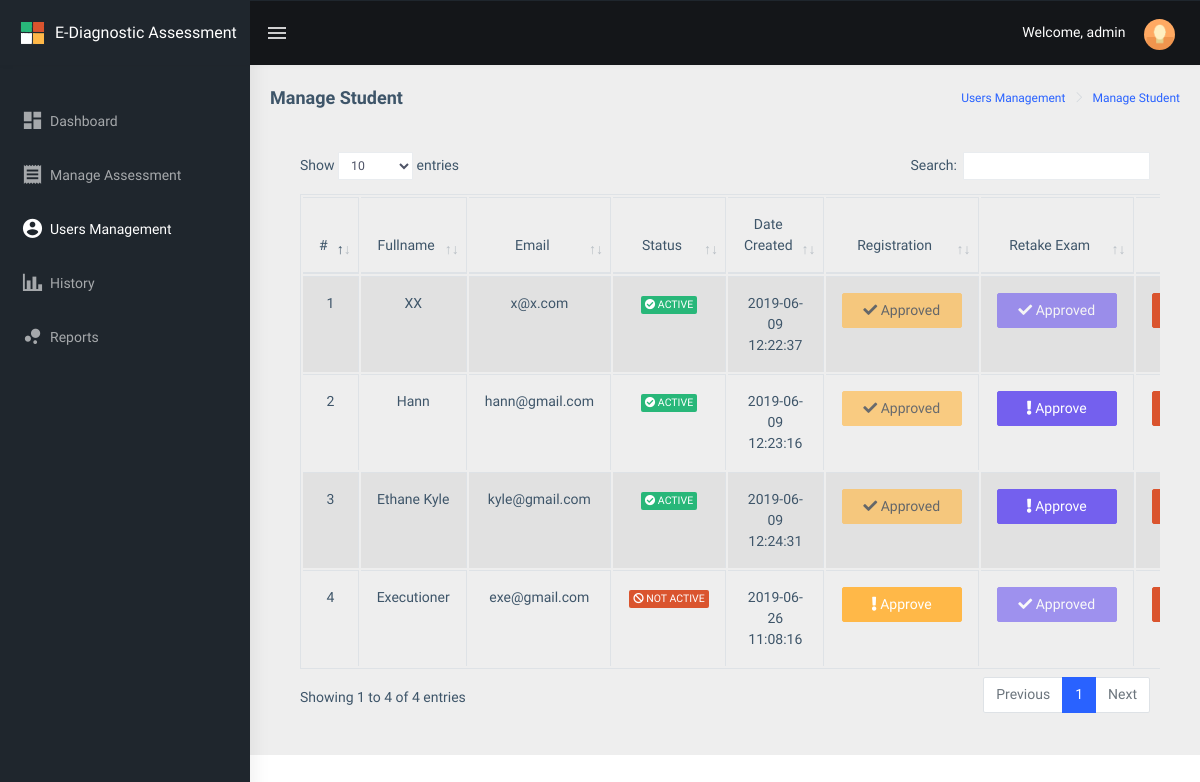
/public/main/teacher/usersmanagement/student/index.php (signed in), run on an earlier commit of the app's database.
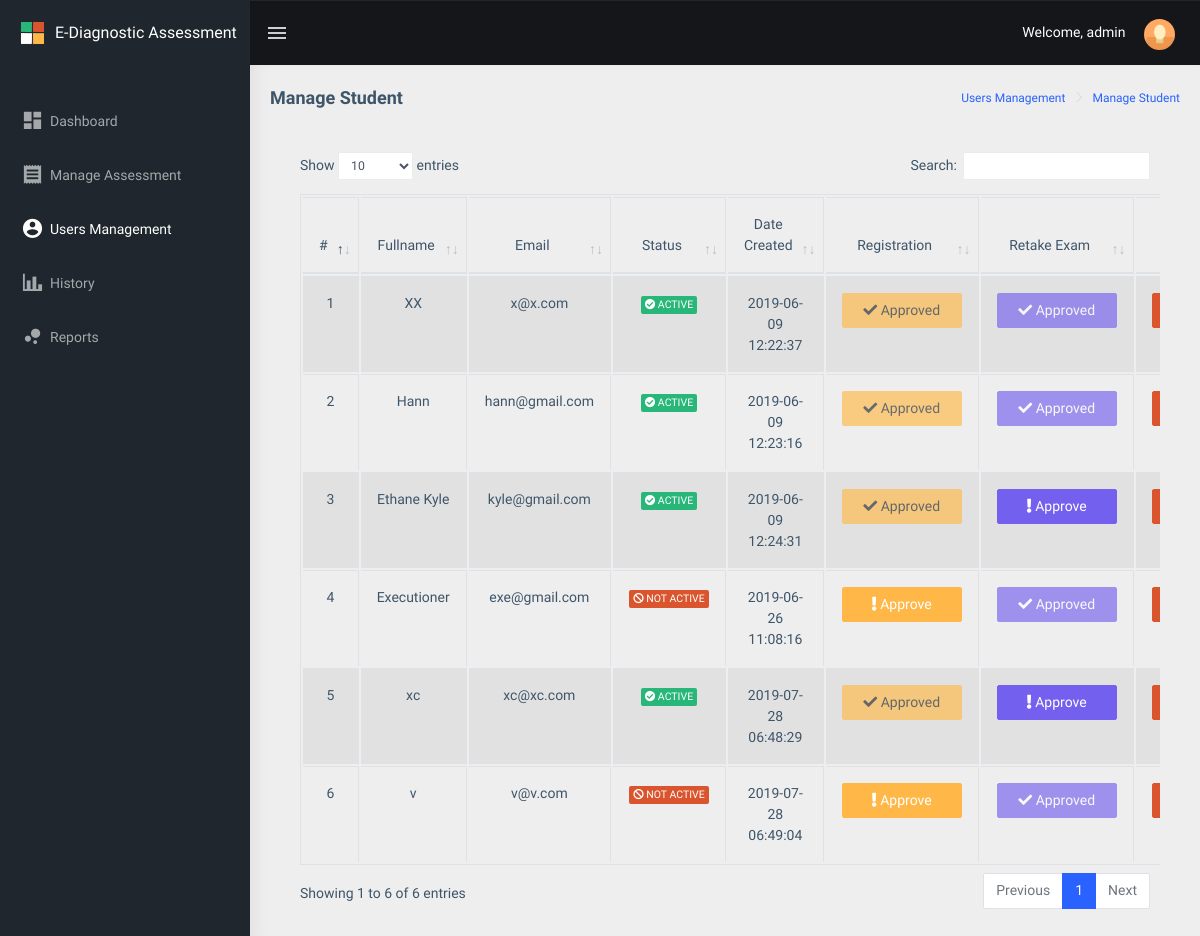
And on a later commit of the database.
### tables this page shows
CREATE TABLE `drxassessment_users` (
  `drxassessment_id` int(11) NOT NULL,
  `drxassessment_code` text NOT NULL,
  `drxassessment_profile_pic` text NOT NULL,
  `drxassessment_name` varchar(55) NOT NULL,
  `drxassessment_contactnumber` int(55) NOT NULL,
  `drxassessment_email` varchar(55) NOT NULL,
  `drxassessment_username` varchar(55) NOT NULL,
  `drxassessment_password` varchar(55) NOT NULL,
  `drxassessment_position` varchar(55) NOT NULL,
  `drxassessment_status` int(1) NOT NULL,
  `drxassessment_exam` int(1) NOT NULL,
  `drxassessment_created_at` datetime NOT NULL,
  `drxassessment_updated_at` datetime NOT NULL
);

### public/main/teacher/usersmanagement/student/index.php (the view, shortened to what the changed rows need)
<?php
include("../../../../../config/common/asdasf9z09x0c90zx90123.php");
?>
<!DOCTYPE html>
<html dir="ltr" lang="en">
<head>
    <link href="../../../../assets/libs/flot/css/float-chart.css" rel="stylesheet">
    <link href="../../../../dist/css/style.min.css" rel="stylesheet">
    <link href="../../../../assets/libs/datatables.net-bs4/css/dataTables.bootstrap4.css" rel="stylesheet">
</head>
<body>
    <div id="main-wrapper">
        <div class="page-wrapper">
            <div class="container-fluid">
							<div class="card-body">
									<div class="table-responsive">
											<table id="zero_config" class="table table-striped table-bordered">
													<thead>
															<tr>
																	<th class="text-center">#</th>
																	<th class="text-center">Fullname</th>
																	<th class="text-center">Email</th>
																	<th class="text-center">Status</th>
																	<th class="text-center">Date Created</th>
                                  <th class="text-center">Registration</th>
                                  <th class="text-center">Retake Exam</th>
																	<th class="text-center">Delete</th>
															</tr>
													</thead>
													<tbody>
														<?php
	                          $drx_count = 0;
	                          $connection->setAttribute(PDO::ATTR_ERRMODE, PDO::ERRMODE_EXCEPTION);
	                          $result = $connection->prepare("SELECT * FROM drxassessment_users WHERE drxassessment_position ='5tud3nt' ORDER BY drxassessment_created_at ASC");
	                          $result->execute();
	                              while ($row = $result->fetch(PDO::FETCH_ASSOC)) {
	                                     $drx_count++;
	                                     $drxassessment_id = $row['drxassessment_id'];
	                                     $drxassessment_name = $row['drxassessment_name'];
	                                     $drxassessment_email = $row['drxassessment_email'];
																			 $drxassessment_created_at = $row['drxassessment_created_at'];
                                       $drxassessment_status = $row['drxassessment_status'];
	                                     $drxassessment_exam = $row['drxassessment_exam'];
	                          ?>
															<tr>
																<td class="text-center"><?php echo $drx_count; ?></td>
																<td class="text-center"><?php echo $drxassessment_name; ?></td>
																<td class="text-center"><?php echo $drxassessment_email; ?></td>
																<td class="text-center">
																	<?php if ($drxassessment_status == 1) { ?>
																	<span class="badge badge-success"><i class="fas fa-check-circle"></i> ACTIVE</span>
																  <?php } else if($drxassessment_status == 0) {?>
																	<span class="badge badge-danger"><i class="fas fa-ban"></i> NOT ACTIVE</span>
																	<?php } ?>
																</td>
																<td class="text-center"><?php echo $drxassessment_created_at; ?></td>
																<td class="text-center">
																	<?php if($drxassessment_status == 1) {?>
																	<button type="button" class="btn btn-warning btn-mg" style="width: 120px;" disabled>
                                  <i class="fas fa-check"></i> Approved
                                  </button>
																	<?php } else if($drxassessment_status == 0) {?>
																	<button type="button" data-toggle="modal" data-target="#usersModal" style="width: 120px;"  class="btn btn-warning btn-mg"
                                  onclick="approveUser('<?php echo $drxassessment_id ; ?>',
	                                                     '<?php echo $drxassessment_name ; ?>');">
                                  <i class="fas fa-exclamation"></i> Approve
                                  </button>
																	<?php } ?>
																</td>
																<td class="text-center">
                                  <?php if ($drxassessment_exam == 1) { ?>
                                  <button type="button" data-toggle="modal" data-target="#approveusersModal"  style="width: 120px;" class="btn btn-primary btn-mg"
                                  onclick="approveExam('<?php echo $drxassessment_id ; ?>');">
                                  <i class="fas fa-exclamation"></i> Approve
                                  </button>
                                <?php } else if($drxassessment_exam == 0) { ?>
                                  <button type="button" style="width: 120px;" class="btn btn-primary btn-mg" disabled>
                                  <i class="fas fa-check"></i> Approved
                                  </button>
                                <?php } ?>
																</td>
																<td class="text-center">
                                  <button type="button" data-toggle="modal" data-target="#deleteusersModal"  style="width: 120px;" class="btn btn-danger btn-mg"
                                  onclick="deleteUser('<?php echo $drxassessment_id ; ?>');">
                                  </button>
																</td>
															</tr>
														<?php } ?>
													</tbody>
											</table>
									</div>
            </div>
        </div>
    </div>
</body>
</html>

What changed in the data, as far as the page shows it:
changed drxassessment_users "Hann": drxassessment_exam "Approve" → "Approved"
added drxassessment_users: drxassessment_name "xc", drxassessment_email "xc@xc.com", drxassessment_status 1 (drawn), drxassessment_created_at "2019-07-28 06:48:29"
added drxassessment_users: drxassessment_name "v", drxassessment_email "v@v.com", drxassessment_status 0 (drawn), drxassessment_created_at "2019-07-28 06:49:04", drxassessment_exam 0 (drawn)
Also different on the page:
text written by a page script: "Show entries Search: Showing 1 to 4 of 4 entries Previous 1 Next" → "Show entries Search: Showing 1 to 6 of 6 entries Previous 1 Next"
